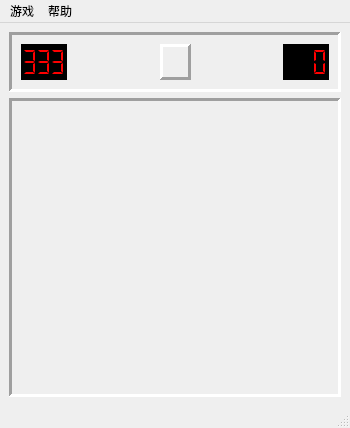
<?xml version="1.0" encoding="UTF-8"?>
<ui version="4.0">
 <class>MainWindow</class>
 <widget class="QMainWindow" name="MainWindow">
  <property name="geometry">
   <rect>
    <x>0</x>
    <y>0</y>
    <width>350</width>
    <height>428</height>
   </rect>
  </property>
  <property name="maximumSize">
   <size>
    <width>16777215</width>
    <height>16777215</height>
   </size>
  </property>
  <property name="windowTitle">
   <string>minessweeper</string>
  </property>
  <property name="windowIcon">
   <iconset>
    <normaloff>:/pic/icon.ico</normaloff>:/pic/icon.ico</iconset>
  </property>
  <widget class="QWidget" name="centralwidget">
   <layout class="QGridLayout" name="gridLayout">
    <item row="0" column="0">
     <widget class="QFrame" name="frametop">
      <property name="minimumSize">
       <size>
        <width>0</width>
        <height>60</height>
       </size>
      </property>
      <property name="maximumSize">
       <size>
        <width>11111</width>
        <height>60</height>
       </size>
      </property>
      <property name="acceptDrops">
       <bool>false</bool>
      </property>
      <property name="styleSheet">
       <string notr="true"/>
      </property>
      <property name="frameShape">
       <enum>QFrame::Panel</enum>
      </property>
      <property name="frameShadow">
       <enum>QFrame::Sunken</enum>
      </property>
      <property name="lineWidth">
       <number>3</number>
      </property>
      <layout class="QGridLayout" name="gridLayout_2">
       <item row="0" column="0">
        <layout class="QHBoxLayout" name="horizontalLayout" stretch="0,0,1,0,0">
         <item>
          <widget class="QLCDNumber" name="lcdNumberScore">
           <property name="maximumSize">
            <size>
             <width>80</width>
             <height>16777215</height>
            </size>
           </property>
           <property name="styleSheet">
            <string notr="true">background:black;
color:rgb(255, 0, 0)</string>
           </property>
           <property name="frameShape">
            <enum>QFrame::Panel</enum>
           </property>
           <property name="frameShadow">
            <enum>QFrame::Sunken</enum>
           </property>
           <property name="lineWidth">
            <number>2</number>
           </property>
           <property name="digitCount">
            <number>3</number>
           </property>
           <property name="segmentStyle">
            <enum>QLCDNumber::Flat</enum>
           </property>
           <property name="value" stdset="0">
            <double>333.000000000000000</double>
           </property>
          </widget>
         </item>
         <item>
          <spacer name="horizontalSpacer">
           <property name="orientation">
            <enum>Qt::Horizontal</enum>
           </property>
           <property name="sizeHint" stdset="0">
            <size>
             <width>30</width>
             <height>20</height>
            </size>
           </property>
          </spacer>
         </item>
         <item>
          <widget class="QFrame" name="frameEmotion">
           <property name="sizePolicy">
            <sizepolicy hsizetype="Preferred" vsizetype="Preferred">
             <horstretch>0</horstretch>
             <verstretch>0</verstretch>
            </sizepolicy>
           </property>
           <property name="maximumSize">
            <size>
             <width>31</width>
             <height>16777215</height>
            </size>
           </property>
           <property name="acceptDrops">
            <bool>false</bool>
           </property>
           <property name="layoutDirection">
            <enum>Qt::LeftToRight</enum>
           </property>
           <property name="frameShape">
            <enum>QFrame::Panel</enum>
           </property>
           <property name="frameShadow">
            <enum>QFrame::Raised</enum>
           </property>
           <property name="lineWidth">
            <number>3</number>
           </property>
           <widget class="QPushButton" name="pushButton">
            <property name="geometry">
             <rect>
              <x>0</x>
              <y>0</y>
              <width>30</width>
              <height>30</height>
             </rect>
            </property>
            <property name="sizePolicy">
             <sizepolicy hsizetype="Fixed" vsizetype="Fixed">
              <horstretch>0</horstretch>
              <verstretch>0</verstretch>
             </sizepolicy>
            </property>
            <property name="autoFillBackground">
             <bool>false</bool>
            </property>
            <property name="styleSheet">
             <string notr="true">border:0px;</string>
            </property>
            <property name="text">
             <string/>
            </property>
            <property name="icon">
             <iconset>
              <normaloff>:/pic/happy.png</normaloff>:/pic/happy.png</iconset>
            </property>
            <property name="iconSize">
             <size>
              <width>25</width>
              <height>25</height>
             </size>
            </property>
            <property name="checkable">
             <bool>false</bool>
            </property>
            <property name="autoRepeat">
             <bool>false</bool>
            </property>
            <property name="autoExclusive">
             <bool>false</bool>
            </property>
            <property name="autoDefault">
             <bool>false</bool>
            </property>
            <property name="default">
             <bool>false</bool>
            </property>
            <property name="flat">
             <bool>true</bool>
            </property>
           </widget>
          </widget>
         </item>
         <item>
          <spacer name="horizontalSpacer_2">
           <property name="orientation">
            <enum>Qt::Horizontal</enum>
           </property>
           <property name="sizeHint" stdset="0">
            <size>
             <width>30</width>
             <height>20</height>
            </size>
           </property>
          </spacer>
         </item>
         <item>
          <widget class="QLCDNumber" name="lcdNumberTime">
           <property name="maximumSize">
            <size>
             <width>80</width>
             <height>16777215</height>
            </size>
           </property>
           <property name="styleSheet">
            <string notr="true">background:black;
color:rgb(255, 0, 0)</string>
           </property>
           <property name="frameShape">
            <enum>QFrame::Panel</enum>
           </property>
           <property name="frameShadow">
            <enum>QFrame::Sunken</enum>
           </property>
           <property name="lineWidth">
            <number>2</number>
           </property>
           <property name="digitCount">
            <number>3</number>
           </property>
           <property name="segmentStyle">
            <enum>QLCDNumber::Flat</enum>
           </property>
           <property name="value" stdset="0">
            <double>0.000000000000000</double>
           </property>
          </widget>
         </item>
        </layout>
       </item>
      </layout>
     </widget>
    </item>
    <item row="1" column="0">
     <widget class="playFrame" name="frame">
      <property name="frameShape">
       <enum>QFrame::Panel</enum>
      </property>
      <property name="frameShadow">
       <enum>QFrame::Sunken</enum>
      </property>
      <property name="lineWidth">
       <number>3</number>
      </property>
      <property name="midLineWidth">
       <number>0</number>
      </property>
     </widget>
    </item>
   </layout>
  </widget>
  <widget class="QMenuBar" name="menubar">
   <property name="geometry">
    <rect>
     <x>0</x>
     <y>0</y>
     <width>350</width>
     <height>22</height>
    </rect>
   </property>
   <property name="contextMenuPolicy">
    <enum>Qt::DefaultContextMenu</enum>
   </property>
   <widget class="QMenu" name="menu_G">
    <property name="font">
     <font>
      <underline>true</underline>
     </font>
    </property>
    <property name="title">
     <string>游戏</string>
    </property>
    <addaction name="action_N"/>
    <addaction name="separator"/>
    <addaction name="action_B"/>
    <addaction name="action_I"/>
    <addaction name="action_E"/>
    <addaction name="action_C"/>
    <addaction name="separator"/>
    <addaction name="action_X"/>
   </widget>
   <widget class="QMenu" name="menu">
    <property name="title">
     <string>帮助</string>
    </property>
    <addaction name="action"/>
   </widget>
   <addaction name="menu_G"/>
   <addaction name="menu"/>
  </widget>
  <widget class="QStatusBar" name="statusbar"/>
  <action name="action_N">
   <property name="text">
    <string>开局</string>
   </property>
   <property name="font">
    <font/>
   </property>
   <property name="shortcut">
    <string>Ctrl+N</string>
   </property>
   <property name="shortcutContext">
    <enum>Qt::WindowShortcut</enum>
   </property>
   <property name="visible">
    <bool>true</bool>
   </property>
   <property name="menuRole">
    <enum>QAction::NoRole</enum>
   </property>
   <property name="shortcutVisibleInContextMenu">
    <bool>false</bool>
   </property>
  </action>
  <action name="action_B">
   <property name="text">
    <string>初级</string>
   </property>
   <property name="font">
    <font/>
   </property>
   <property name="shortcut">
    <string>Ctrl+B</string>
   </property>
   <property name="visible">
    <bool>true</bool>
   </property>
   <property name="shortcutVisibleInContextMenu">
    <bool>false</bool>
   </property>
  </action>
  <action name="action_I">
   <property name="text">
    <string>中级</string>
   </property>
   <property name="font">
    <font/>
   </property>
   <property name="shortcut">
    <string>Ctrl+I</string>
   </property>
   <property name="visible">
    <bool>true</bool>
   </property>
   <property name="iconVisibleInMenu">
    <bool>false</bool>
   </property>
   <property name="shortcutVisibleInContextMenu">
    <bool>false</bool>
   </property>
  </action>
  <action name="action_E">
   <property name="text">
    <string>高级</string>
   </property>
   <property name="font">
    <font/>
   </property>
   <property name="shortcut">
    <string>Ctrl+E</string>
   </property>
   <property name="visible">
    <bool>true</bool>
   </property>
   <property name="shortcutVisibleInContextMenu">
    <bool>false</bool>
   </property>
  </action>
  <action name="action_C">
   <property name="text">
    <string>自定义</string>
   </property>
   <property name="font">
    <font/>
   </property>
   <property name="shortcut">
    <string>Ctrl+C</string>
   </property>
   <property name="visible">
    <bool>true</bool>
   </property>
   <property name="shortcutVisibleInContextMenu">
    <bool>false</bool>
   </property>
  </action>
  <action name="action_X">
   <property name="text">
    <string>退出</string>
   </property>
   <property name="font">
    <font/>
   </property>
   <property name="shortcut">
    <string>Ctrl+X</string>
   </property>
   <property name="visible">
    <bool>true</bool>
   </property>
   <property name="shortcutVisibleInContextMenu">
    <bool>false</bool>
   </property>
  </action>
  <action name="action">
   <property name="text">
    <string>操作说明</string>
   </property>
   <property name="shortcut">
    <string>Ctrl+H</string>
   </property>
  </action>
 </widget>
 <customwidgets>
  <customwidget>
   <class>playFrame</class>
   <extends>QFrame</extends>
   <header location="global">playframe.h</header>
   <container>1</container>
  </customwidget>
 </customwidgets>
 <resources/>
 <connections/>
</ui>
